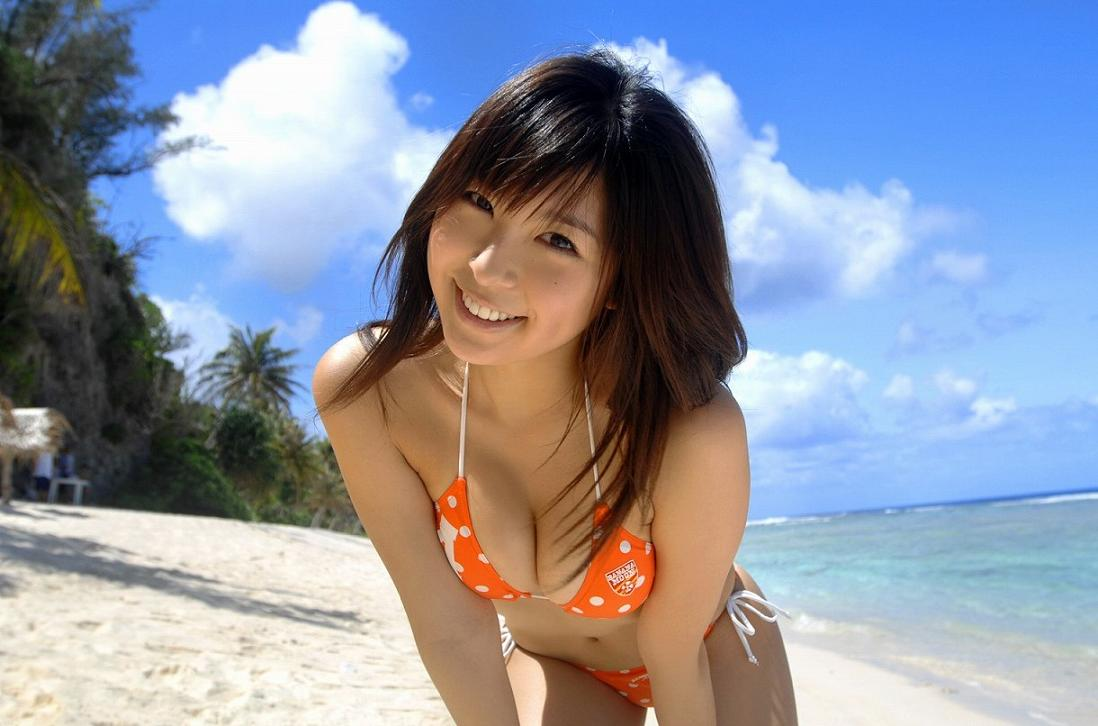
#> input picture dataset/SkinDetection/SkinTest1.jpg, 1098 x 726 px, given in place of the camera
$ python example1_2_resize_flip_filter.py
#> lines starting #> are read from the running program, lines starting #| are printed output that depends on the picture
import cv2
import numpy as np


import numpy as np

cap = cv2.VideoCapture(0)

while(True):
    ret,im = cap.read()
#> im is the input picture: shape (726, 1098, 3); mean B, G, R 165.9, 149, 141.1

    ############ Resizing ############################
    TARGET_SIZE = (int(640*0.5),int(360*0.5)) # W,H
    im_resized = cv2.resize(im,TARGET_SIZE)
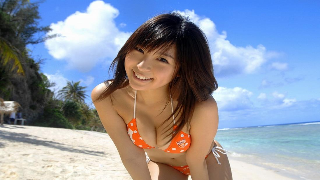
#> im_resized: shape (180, 320, 3); mean B, G, R 165.8, 148.9, 141
    print(im.shape)
#| (726, 1098, 3)
    print(im_resized.shape) # W,H
#| (180, 320, 3)
    ##################################################

    ############ Flipping ############################
    im_flipped = cv2.flip(im_resized,1)
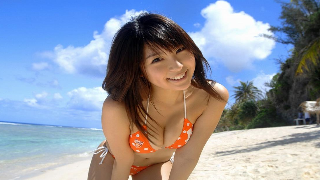
#> im_flipped: shape (180, 320, 3); mean B, G, R 165.8, 148.9, 141
    ##################################################

    ############ Blurred ############################
    L = 25
    kernel = np.ones((L, L), np.float32) / L / L
    im_blurred = cv2.filter2D(im_flipped, -1, kernel)
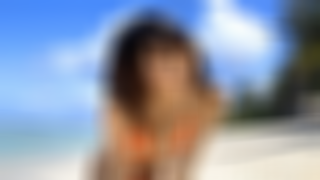
#> im_blurred: shape (180, 320, 3); mean B, G, R 165.8, 149, 141.1
    ##################################################

    ############ Median Filter #######################
    L = 25
    im_median = cv2.medianBlur(im_flipped, L)
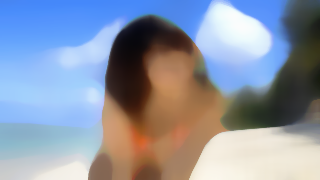
#> im_median: shape (180, 320, 3); mean B, G, R 166.5, 148.9, 139.9
    ##################################################

    cv2.imshow('original', im)
    cv2.imshow('modified', im_median) # Change variable name for displaying another images
    cv2.imshow('linear', im_blurred)

    if cv2.waitKey(1) & 0xFF == ord('q'):
#> (key q is pressed here)
        break

cap.release()
cv2.destroyAllWindows()

$ run again, on dataset/SkinDetection/SkinTest2.jpg
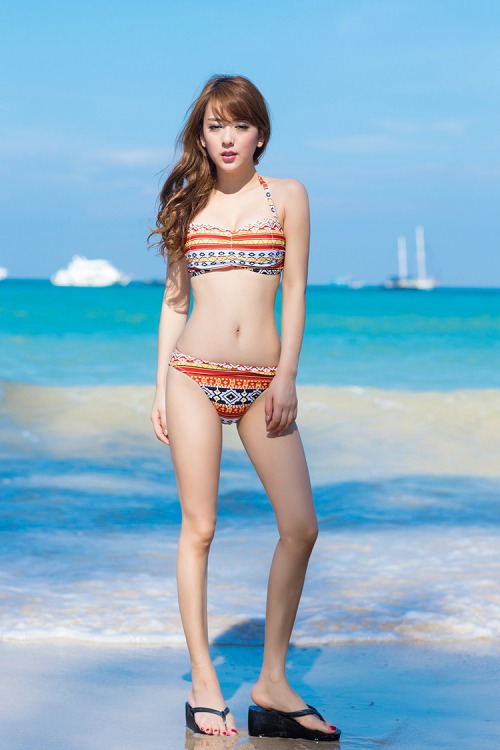
#> input picture dataset/SkinDetection/SkinTest2.jpg, 500 x 750 px, given in place of the camera
#> im is the input picture: shape (750, 500, 3); mean B, G, R 201.5, 178.5, 139.1
#> `im_resized = cv2.resize(im,TARGET_SIZE)`:
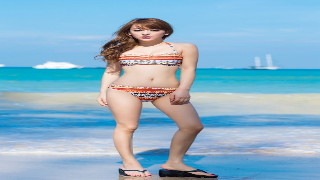
#> im_resized: shape (180, 320, 3); mean B, G, R 201.4, 178.4, 139
#| (750, 500, 3)
#| (180, 320, 3)
#> `im_median = cv2.medianBlur(im_flipped, L)`:
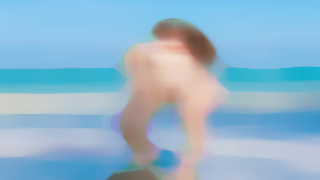
#> im_median: shape (180, 320, 3); mean B, G, R 204.5, 181.4, 144

$ run again, on dataset/SkinDetection/SkinTest3.jpg
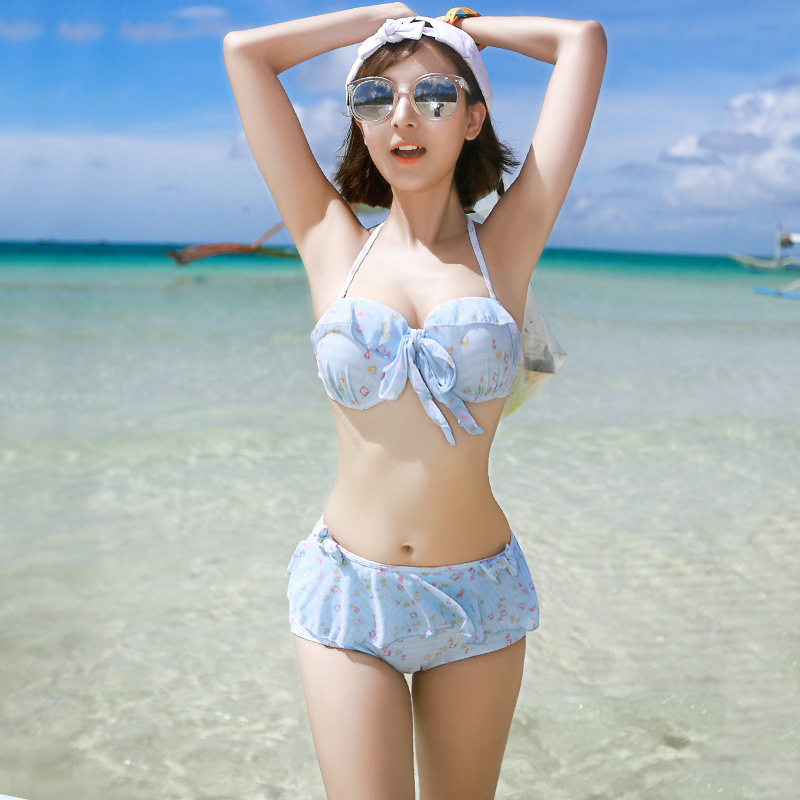
#> input picture dataset/SkinDetection/SkinTest3.jpg, 800 x 800 px, given in place of the camera
#> im is the input picture: shape (800, 800, 3); mean B, G, R 184.2, 180.3, 169.7
#> `im_resized = cv2.resize(im,TARGET_SIZE)`:
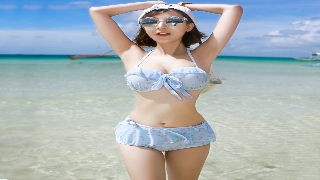
#> im_resized: shape (180, 320, 3); mean B, G, R 184.1, 180.2, 169.6
#| (800, 800, 3)
#| (180, 320, 3)
#> `im_median = cv2.medianBlur(im_flipped, L)`:
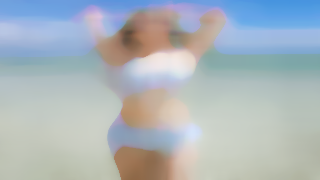
#> im_median: shape (180, 320, 3); mean B, G, R 187.1, 181.3, 171.5

$ run again, on dataset/SkinDetection/SkinTest4.jpg
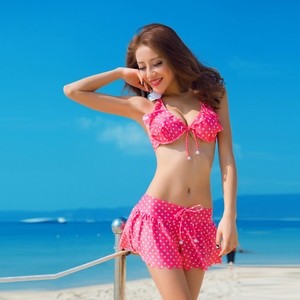
#> input picture dataset/SkinDetection/SkinTest4.jpg, 300 x 300 px, given in place of the camera
#> im is the input picture: shape (300, 300, 3); mean B, G, R 178.9, 145.1, 82
#> `im_resized = cv2.resize(im,TARGET_SIZE)`:
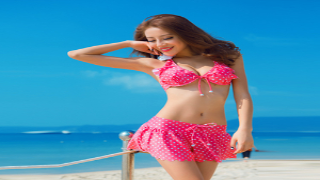
#> im_resized: shape (180, 320, 3); mean B, G, R 178.8, 145.1, 81.9
#| (300, 300, 3)
#| (180, 320, 3)
#> `im_median = cv2.medianBlur(im_flipped, L)`:
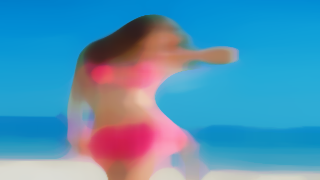
#> im_median: shape (180, 320, 3); mean B, G, R 180.6, 146.3, 82.1
